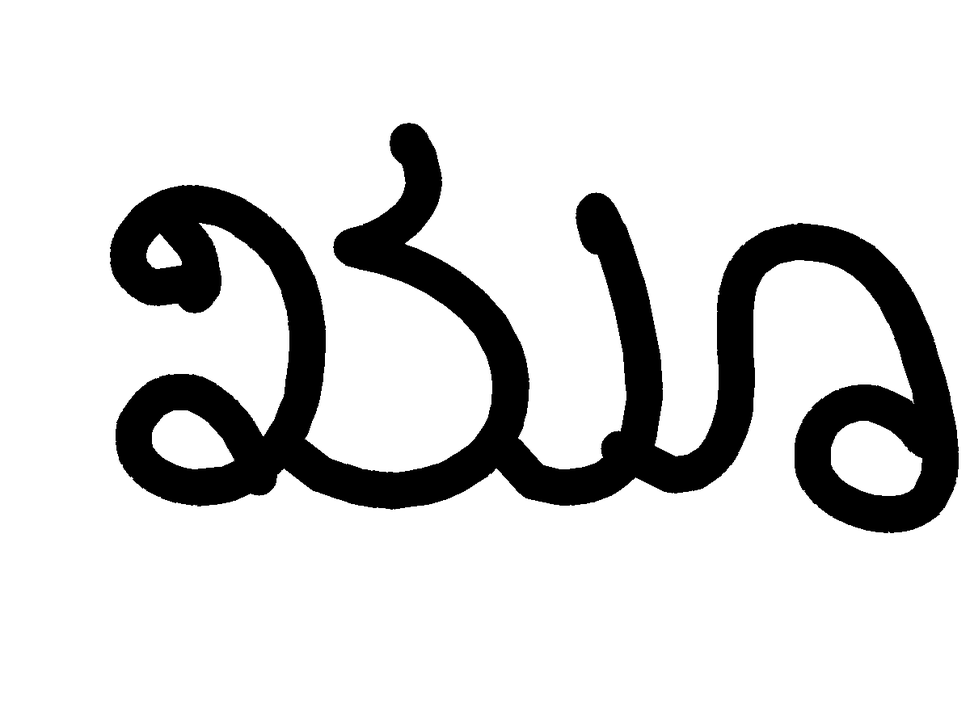
#> input picture preprocessing/images/khu.png, 970 x 727 px, shrunk from 1200 x 900 before the run
$ python -i Cropping_thinning.py   (imports and definitions only)   (older library calls are emulated)
#> lines starting #> are read from the running program, lines starting #| are printed output that depends on the picture
#!/usr/bin/env python
# This module provides access to some variables used or maintained by the interpreter.
import sys
# This module provides a portable way of using operating system dependent functionality.
import os
# The module offers a number of high-level operations on files and collections of files.
import shutil
import time 	# This module provides various time-related functions.
# The glob module finds all the pathnames matching a specified pattern according to the rules used by the Unix shell.
import glob
# The Python Imaging Library (PIL) adds image processing capabilities to your Python interpreter.
from PIL import Image, ImageChops
# scikit-image is a collection of algorithms for image processing.
from skimage import color
from skimage.morphology import skeletonize_3d
from skimage.util import invert
# Lightweight pipelining: using Python functions as pipeline jobs.
from joblib import Parallel, delayed
import cv2 	# Open CV is uesd image processing
# It provides routines for numerical integration and optimization.
from scipy.misc import toimage

# This function is used to crop and thin the image file
# We pass th 'im' file as a parameter


def ct(im):
#> called with im = 'images/khu.png'
    img = Image.open(im)
#> img is the input picture: PIL image 970x727 RGB; min 0, max 255, mean 215.8
    # This is used to save a background and save the corner pixel
    bg = Image.new(img.mode, img.size, img.getpixel((0, 0)))
#> bg: PIL image 970x727 RGB; every value is 255
    # Which is specified by getpixel(0,0)
    diff = ImageChops.difference(img, bg)
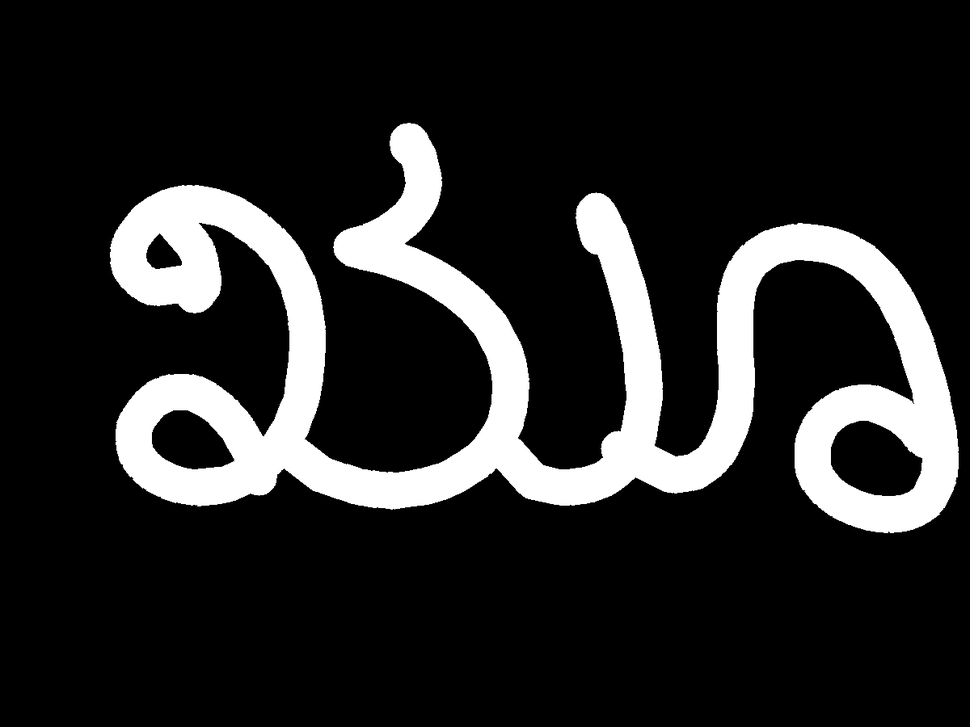
#> diff: PIL image 970x727 RGB; min 0, max 255, mean 39.2
    # Diff holds the difference with main 'im' and 'bg'
    diff = ImageChops.add(diff, diff, 2.0, -100)
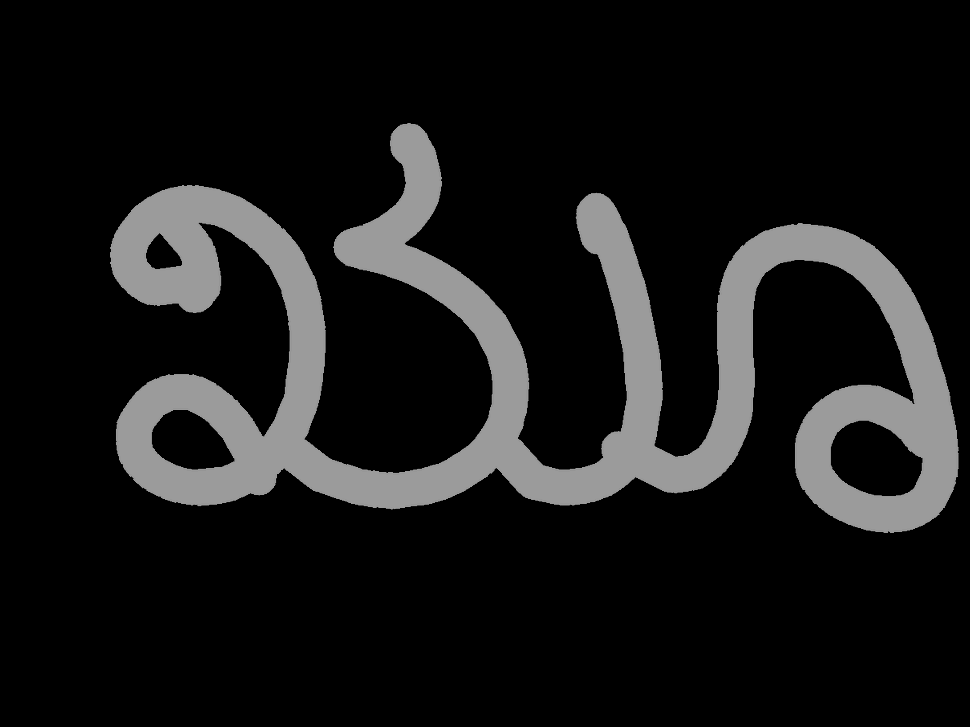
#> diff: PIL image 970x727 RGB; min 0, max 155, mean 23.5
    bbox = diff.getbbox()		# The difference box is generated
#> bbox = (110, 123, 959, 533)
    if bbox:					# If the box existes it is saved
        img = img.crop(bbox)
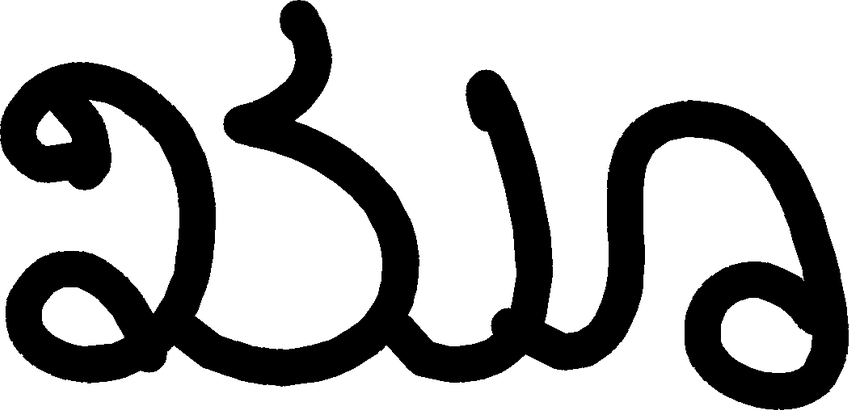
#> img: PIL image 849x410 RGB; min 0, max 255, mean 175.6
        img.save(im)
    image = cv2.imread(im, 0)
#> image: shape (410, 849); min 0, max 255, mean 175.6
    # The given image should be in Grayscale or Binary format
    # skeletonize_3d assumes White as foreground and black as background.
    # Hence we invert the image (This can be removed based on what form of input images we decide to provide at later stage)
    image = color.rgb2gray(invert(image))
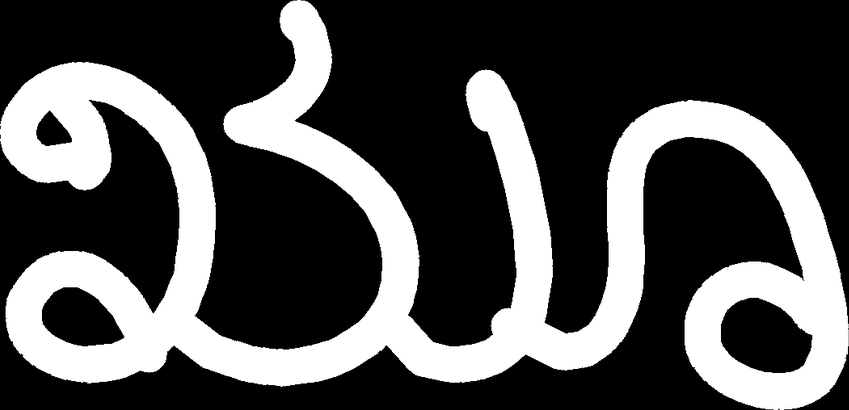
#> image: shape (410, 849); min 0, max 255, mean 79.4
    # skeletonize_3d is mainly used for 3D images but can be used for 2D also.
    # Advantage - Removes spurs and provides better output
    skeleton = skeletonize_3d(image)
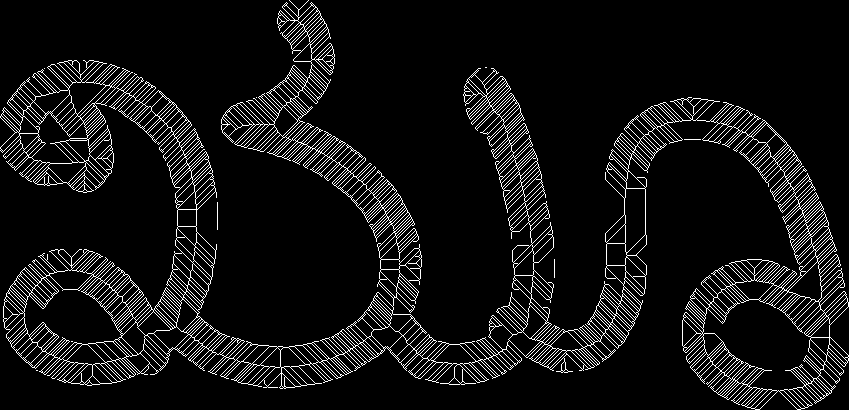
#> skeleton: shape (410, 849); 7.4% white in thin lines or dots
    # Saving output image
    image = toimage(skeleton) 	# Takes a numpy array and returns a PIL image
    image.save(im)


start_time = time.time()  # Used to start time record
count = 0 					# Count for no.of files
rootdir = sys.argv[1]		# Take aregument from command line
ori = os.getcwd()				# Save current directory for looping stage
# Creating new folder to save the preprocessed images
folder = "Preprocessed_Images"
# Creating the path to the new folder
newfolder = os.path.join(os.getcwd(), folder)
# [36 lines not run here, left out]

end_time = time.time()  # Used to stop time record
seconds = end_time - start_time
m, s = divmod(seconds, 60)
h, m = divmod(m, 60)
# [2 lines not run here, left out]

>>> result = ct('images/khu.png')
